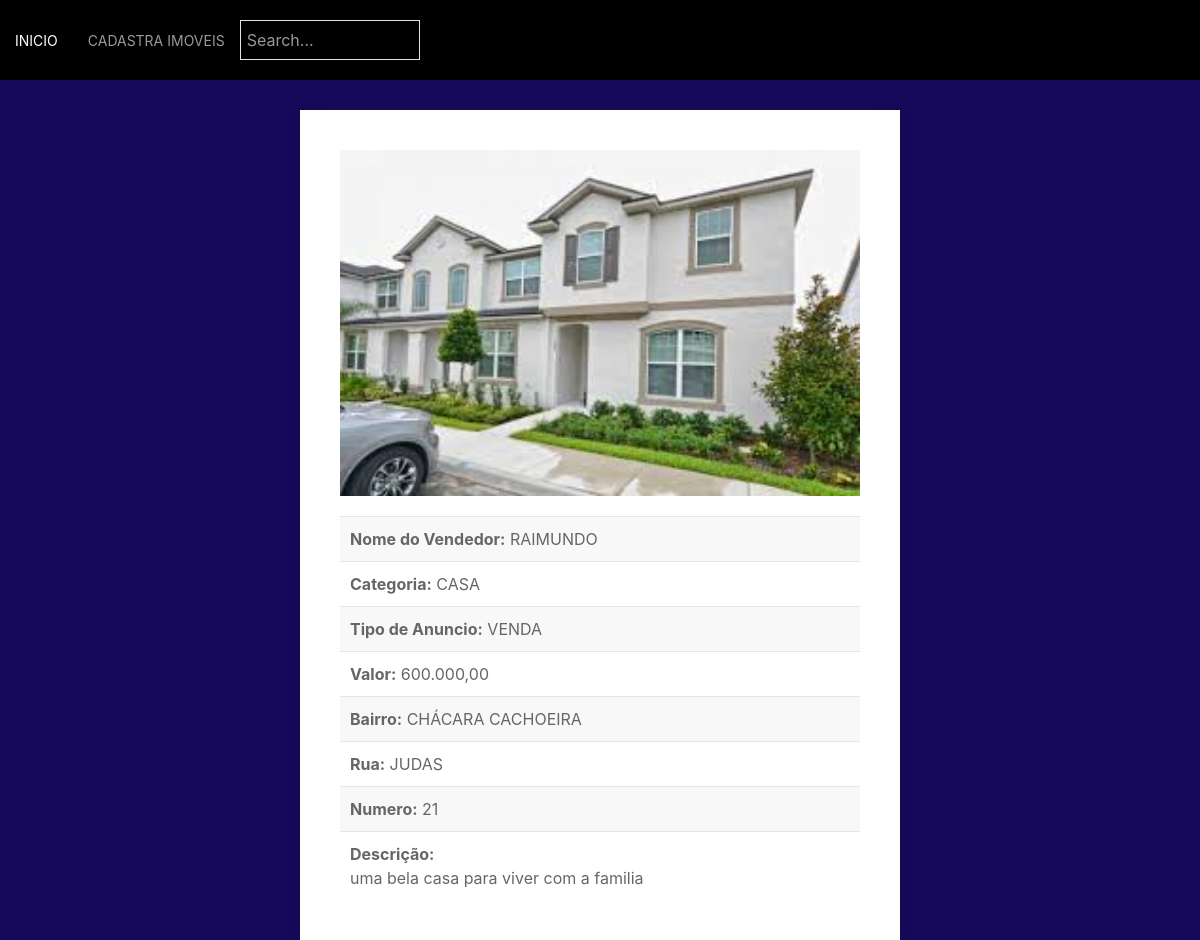
The page /BD/imovel.php?id=11 on the database its author committed.
### tables this page shows
CREATE TABLE `imoveis` (
  `id_imovel` int(11) NOT NULL,
  `nome_do_vendedor` varchar(50) DEFAULT NULL,
  `bairro` varchar(20) DEFAULT NULL,
  `rua` varchar(50) DEFAULT NULL,
  `numero` varchar(6) DEFAULT NULL,
  `telefone` varchar(16) DEFAULT NULL,
  `imagem` varchar(30) DEFAULT NULL,
  `categoria` varchar(17) DEFAULT NULL,
  `tipo_de_anuncio` varchar(10) DEFAULT NULL,
  `valor` varchar(10) DEFAULT NULL,
  `descricao` varchar(250) DEFAULT NULL,
  `email` varchar(70) DEFAULT NULL
);

### BD/imovel.php (the view, shortened to what this page needs)
<?php
	include_once 'includes/processos_php/conexao.php';
	if (isset($_GET['id'])) {
		$id = mysqli_escape_string($conexao, $_GET['id']);
		$sql = "SELECT * FROM imoveis WHERE id_imovel = '$id'";
		$query = mysqli_query($conexao, $sql);
		$dados_imovel = mysqli_fetch_array($query);
	}
?>
<!DOCTYPE html>
<html>
<head>
	<?php
		include_once 'head.php';
	 ?>
</head>
<body>
	<?php
		include_once 'menu.php'
	?>
	<div class="uk-card uk-align-center uk-card-default uk-card-body uk-width-1-2@m">
		<div class="uk-margin">
			<img src="includes/processos_php/foto/<?php echo $dados_imovel['imagem']; ?>" style="width:100%;height: 100%;">
		</div>
		<ul class="uk-list uk-list-striped">
			<li>
				<div class="uk-margin">
					<strong>Nome do Vendedor:</strong> <?php echo mb_strtoupper($dados_imovel['nome_do_vendedor']); ?>
				</div>
			</li>
			<li>
				<div class="uk-margin">
					<strong>Categoria:</strong> <?php echo mb_strtoupper($dados_imovel['categoria']); ?>
				</div>
			</li>
			<li>
				<div class="uk-margin">
					<strong>Tipo de Anuncio:</strong> <?php echo mb_strtoupper($dados_imovel['tipo_de_anuncio']); ?>
				</div>
			</li>
			<li>
				<div class="uk-margin">
					<strong>Valor:</strong> <?php echo mb_strtoupper($dados_imovel['valor']); ?>
				</div>
			</li>
			<li>
				<div class="uk-margin">
					<strong>Bairro:</strong> <?php echo mb_strtoupper($dados_imovel['bairro']); ?>
				</div>
			</li>
			<li>
				<div class="uk-margin">
					<strong>Rua:</strong> <?php echo mb_strtoupper($dados_imovel['rua']); ?>
				</div>
			</li>
			<li>
				<div class="uk-margin">
					<strong>Numero:</strong> <?php echo mb_strtoupper($dados_imovel['numero']); ?>
				</div>
			</li>
			<li>
				<div class="uk-margin">
					<strong>Descrição:</strong><br> <?php echo ($dados_imovel['descricao']); ?>
				</div>
			</li>
		</ul>
</body>
</html>

### BD/head.php (shortened to what this page needs)
<link rel="stylesheet" type="text/css" href="includes/css/estilo.css">
<link rel="stylesheet" type="text/css" href="includes/css/estilo_login.css">
<link rel="stylesheet" type="text/css" href="includes/uikit/css/uikit.css">
<link rel="stylesheet" type="text/css" href="includes/uikit/css/addon-uikit.css">

### BD/menu.php (shortened to what this page needs)
<div uk-sticky="sel-target: .uk-navbar-container; cls-active: uk-navbar-sticky; bottom: #transparent-sticky-navbar">
    <nav class="uk-navbar-container uk-navbar-danger" uk-navbar style="position: relative; z-index: 980;">
        <div class="uk-navbar-left">
         <ul class="uk-navbar-nav">
            <li class="uk-active"><a href="index.php">Inicio</a></li>
            <li class="uk-navbar-right">
              <?php
                if (isset($_SESSION['email'])) {
              ?>
                <a href="admin.php">Cadastra Imoveis</a>
              <?php
                }else{
              ?>
                <a href="includes/processos_php/Conlogin.php">Cadastra Imoveis</a>
              <?php
                }
              ?>
            </li>
            <li class="uk-navbar-left">
              <form class="uk-search uk-search-default" method="get" action="index.php">
                  <input class="uk-search-input" type="search" placeholder="Search..." name="filtro">
              </form>
            </li>
        </ul>
        </div>
    </nav>
</div>

### rows shown on the page
imoveis: imagem (picture), nome_do_vendedor "RAIMUNDO", categoria "CASA", tipo_de_anuncio "VENDA", valor "600.000,00", bairro "CHÁCARA CACHOEIRA", rua "JUDAS", numero "21", descricao "uma bela casa para viver com a familia"
